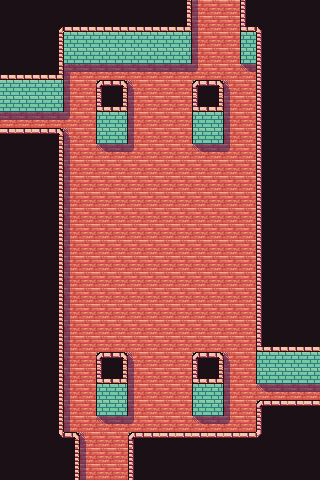

Below is a game level as drawn by its tile map, then a one-line description and the .tmx file that defines it, in full:
An orthogonal 20x30 tile map with 16x16 px tiles, 3 tile layers (prototype, base, shadows) and 4 objects (north_exit, south_exit, west_exit, east_exit).

<map version="1.10" tiledversion="1.10.2" orientation="orthogonal" renderorder="right-down" width="20" height="30" tilewidth="16" tileheight="16" infinite="0" nextlayerid="39" nextobjectid="33">
 <tileset firstgid="1" source="../TangerineTavernPNG_PetricakeGames.tsx" />
 <layer id="1" name="prototype" width="20" height="30">
  <data encoding="csv">
109,109,109,109,109,109,109,109,109,109,109,112,114,114,114,112,109,109,109,109,
109,109,109,109,109,109,109,109,109,109,109,112,114,114,114,112,109,109,109,109,
109,109,109,112,112,112,112,112,112,112,112,112,114,114,114,112,112,109,109,109,
109,109,109,112,112,112,112,112,112,112,112,112,114,114,114,112,112,109,109,109,
109,109,109,112,114,114,114,114,114,114,114,114,114,114,114,114,112,109,109,109,
112,112,112,112,114,114,112,112,114,114,114,114,112,112,114,114,112,109,109,109,
112,112,112,112,114,114,112,112,114,114,114,114,112,112,114,114,112,109,109,109,
114,114,114,114,114,114,112,112,114,114,114,114,112,112,114,114,112,109,109,109,
112,112,112,112,114,114,112,112,114,114,114,114,112,112,114,114,112,109,109,109,
109,109,109,112,114,114,114,114,114,114,114,114,114,114,114,114,112,109,109,109,
109,109,109,112,114,114,114,114,114,114,114,114,114,114,114,114,112,109,109,109,
109,109,109,112,114,114,114,114,114,114,114,114,114,114,114,114,112,109,109,109,
109,109,109,112,114,114,114,114,114,114,114,114,114,114,114,114,112,109,109,109,
109,109,109,112,114,114,114,114,114,114,114,114,114,114,114,114,112,109,109,109,
109,109,109,112,114,114,114,114,114,114,114,114,114,114,114,114,112,109,109,109,
109,109,109,112,114,114,114,114,114,114,114,114,114,114,114,114,112,109,109,109,
109,109,109,112,114,114,114,114,114,114,114,114,114,114,114,114,112,109,109,109,
109,109,109,112,114,114,114,114,114,114,114,114,114,114,114,114,112,109,109,109,
109,109,109,112,114,114,114,114,114,114,114,114,114,114,114,114,112,109,109,109,
109,109,109,112,114,114,114,114,114,114,114,114,114,114,114,114,112,109,109,109,
109,109,109,112,114,114,114,114,114,114,114,114,114,114,114,114,112,109,109,109,
109,109,109,112,114,114,114,114,114,114,114,114,114,114,114,114,112,109,109,109,
109,109,109,112,114,114,112,112,114,114,114,114,112,112,114,114,112,112,112,112,
109,109,109,112,114,114,112,112,114,114,114,114,112,112,114,114,112,112,112,112,
109,109,109,112,114,114,112,112,114,114,114,114,112,112,114,114,114,114,114,114,
109,109,109,112,114,114,112,112,114,114,114,114,112,112,114,114,112,112,112,112,
109,109,109,112,114,114,114,114,114,114,114,114,114,114,114,114,112,109,109,109,
109,109,109,112,112,114,114,114,112,112,112,112,112,112,112,112,112,109,109,109,
109,109,109,109,112,114,114,114,112,109,109,109,109,109,109,109,109,109,109,109,
109,109,109,109,112,114,114,114,112,109,109,109,109,109,109,109,109,109,109,109
</data>
 </layer>
 <layer id="37" name="base" width="20" height="30">
  <data encoding="csv">
33,33,33,33,33,33,33,33,33,33,33,19,23,23,23,22,33,33,33,33,
33,33,33,1,5,5,5,5,5,5,5,42,23,23,23,44,4,33,33,33,
33,33,33,19,26,26,26,26,26,26,26,125,23,23,23,124,22,33,33,33,
33,33,33,19,119,119,119,119,119,119,119,111,23,23,23,110,22,33,33,33,
5,5,5,42,23,23,23,23,23,23,23,23,23,23,23,23,22,33,33,33,
26,26,26,125,23,23,45,63,23,23,23,23,45,63,23,23,22,33,33,33,
119,119,119,111,23,23,44,42,23,23,23,23,44,42,23,23,22,33,33,33,
23,23,23,23,23,23,124,125,23,23,23,23,124,125,23,23,22,33,33,33,
6,6,6,63,23,23,110,111,23,23,23,23,110,111,23,23,22,33,33,33,
33,33,33,19,23,23,23,23,23,23,23,23,23,23,23,23,22,33,33,33,
33,33,33,19,23,23,23,23,23,23,23,23,23,23,23,23,22,33,33,33,
33,33,33,19,23,23,23,23,23,23,23,23,23,23,23,23,22,33,33,33,
33,33,33,19,23,23,23,23,23,23,23,23,23,23,23,23,22,33,33,33,
33,33,33,19,23,23,23,23,23,23,23,23,23,23,23,23,22,33,33,33,
33,33,33,19,23,23,23,23,23,23,23,23,23,23,23,23,22,33,33,33,
33,33,33,19,23,23,23,23,23,23,23,23,23,23,23,23,22,33,33,33,
33,33,33,19,23,23,23,23,23,23,23,23,23,23,23,23,22,33,33,33,
33,33,33,19,23,23,23,23,23,23,23,23,23,23,23,23,22,33,33,33,
33,33,33,19,23,23,23,23,23,23,23,23,23,23,23,23,22,33,33,33,
33,33,33,19,23,23,23,23,23,23,23,23,23,23,23,23,22,33,33,33,
33,33,33,19,23,23,23,23,23,23,23,23,23,23,23,23,22,33,33,33,
33,33,33,19,23,23,23,23,23,23,23,23,23,23,23,23,44,5,5,5,
33,33,33,19,23,23,45,63,23,23,23,23,45,63,23,23,124,26,26,26,
33,33,33,19,23,23,44,42,23,23,23,23,44,42,23,23,110,119,119,119,
33,33,33,19,23,23,124,125,23,23,23,23,124,125,23,23,23,23,23,23,
33,33,33,19,23,23,110,111,23,23,23,23,110,111,23,23,45,6,6,6,
33,33,33,19,23,23,23,23,23,23,23,23,23,23,23,23,22,33,33,33,
33,33,33,55,63,23,23,23,45,6,6,6,6,6,6,6,58,33,33,33,
33,33,33,33,19,23,23,23,22,33,33,33,33,33,33,33,33,33,33,33,
33,33,33,33,19,23,23,23,22,33,33,33,33,33,33,33,33,33,33,33
</data>
 </layer>
 <layer id="36" name="shadows" width="20" height="30">
  <data encoding="csv">
0,0,0,0,0,0,0,0,0,0,0,0,61,0,0,0,0,0,0,0,
0,0,0,0,0,0,0,0,0,0,0,0,61,0,0,0,0,0,0,0,
0,0,0,0,0,0,0,0,0,0,0,0,61,0,0,0,0,0,0,0,
0,0,0,0,0,0,0,0,0,0,0,0,61,0,0,0,0,0,0,0,
0,0,0,0,43,78,78,78,78,78,78,78,79,0,0,77,0,0,0,0,
0,0,0,0,61,0,0,0,76,0,0,0,0,0,76,0,0,0,0,0,
0,0,0,0,61,0,0,0,61,0,0,0,0,0,61,0,0,0,0,0,
78,78,78,78,79,0,0,0,61,0,0,0,0,0,61,0,0,0,0,0,
0,0,0,0,76,0,0,0,61,0,0,0,0,0,61,0,0,0,0,0,
0,0,0,0,61,0,77,78,79,0,0,0,77,78,79,0,0,0,0,0,
0,0,0,0,61,0,0,0,0,0,0,0,0,0,0,0,0,0,0,0,
0,0,0,0,61,0,0,0,0,0,0,0,0,0,0,0,0,0,0,0,
0,0,0,0,61,0,0,0,0,0,0,0,0,0,0,0,0,0,0,0,
0,0,0,0,61,0,0,0,0,0,0,0,0,0,0,0,0,0,0,0,
0,0,0,0,61,0,0,0,0,0,0,0,0,0,0,0,0,0,0,0,
0,0,0,0,61,0,0,0,0,0,0,0,0,0,0,0,0,0,0,0,
0,0,0,0,61,0,0,0,0,0,0,0,0,0,0,0,0,0,0,0,
0,0,0,0,61,0,0,0,0,0,0,0,0,0,0,0,0,0,0,0,
0,0,0,0,61,0,0,0,0,0,0,0,0,0,0,0,0,0,0,0,
0,0,0,0,61,0,0,0,0,0,0,0,0,0,0,0,0,0,0,0,
0,0,0,0,61,0,0,0,0,0,0,0,0,0,0,0,0,0,0,0,
0,0,0,0,61,0,0,0,0,0,0,0,0,0,0,0,0,0,0,0,
0,0,0,0,61,0,0,0,76,0,0,0,0,0,76,0,0,0,0,0,
0,0,0,0,61,0,0,0,61,0,0,0,0,0,61,0,0,0,0,0,
0,0,0,0,61,0,0,0,61,0,0,0,0,0,61,0,77,78,78,78,
0,0,0,0,61,0,0,0,61,0,0,0,0,0,61,0,0,0,0,0,
0,0,0,0,61,0,77,78,79,0,0,0,77,78,79,0,0,0,0,0,
0,0,0,0,0,76,0,0,0,0,0,0,0,0,0,0,0,0,0,0,
0,0,0,0,0,61,0,0,0,0,0,0,0,0,0,0,0,0,0,0,
0,0,0,0,0,61,0,0,0,0,0,0,0,0,0,0,0,0,0,0
</data>
 </layer>
 <objectgroup id="38" name="objects_01">
  <object id="29" name="north_exit" x="215.818" y="1.2727">
   <point />
  </object>
  <object id="30" name="south_exit" x="104.667" y="479">
   <point />
  </object>
  <object id="31" name="west_exit" x="1.125" y="119.875">
   <point />
  </object>
  <object id="32" name="east_exit" x="318.125" y="392.24">
   <properties>
    <property name="MatchOutsideMap" type="bool" value="true" />
   </properties>
   <point />
  </object>
 </objectgroup>
</map>
